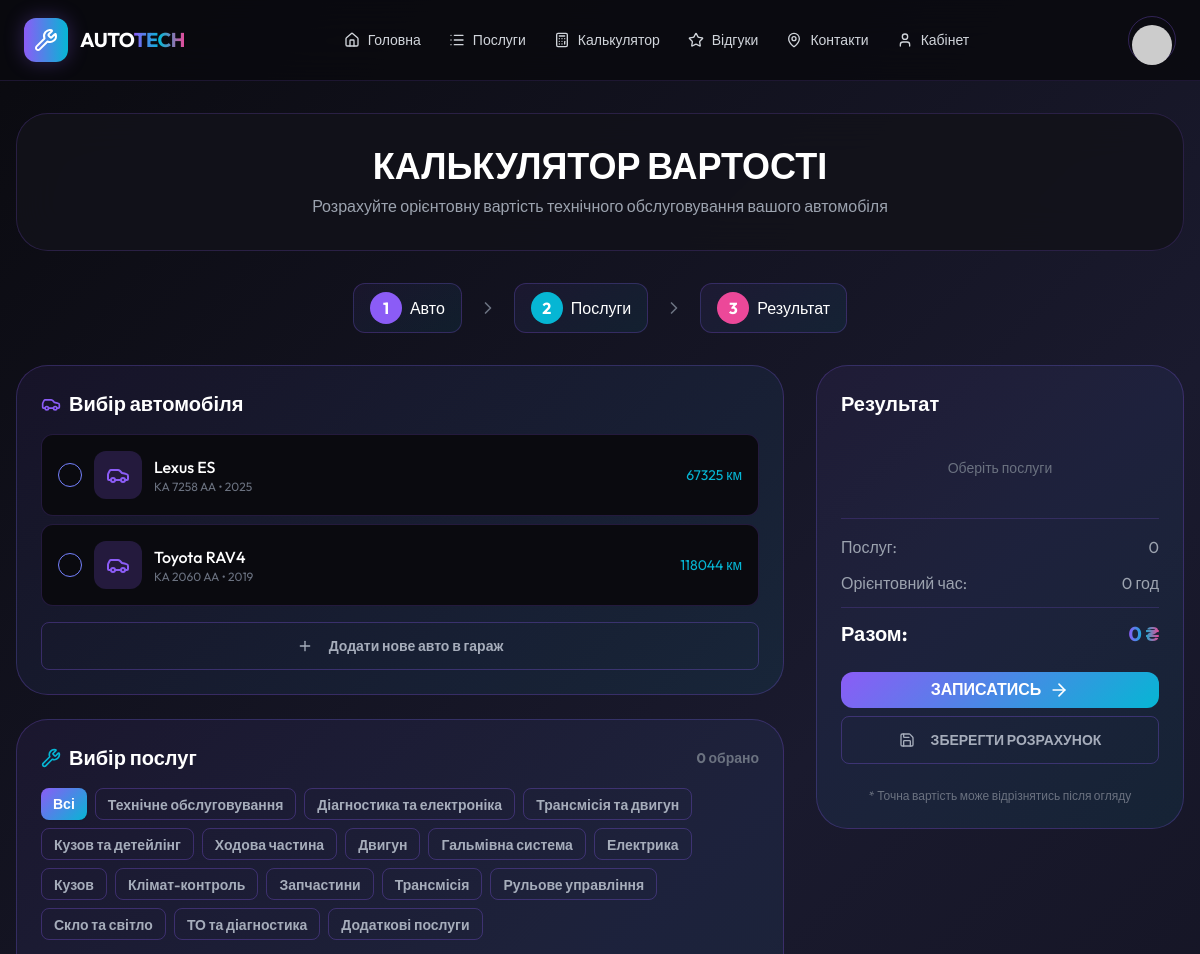
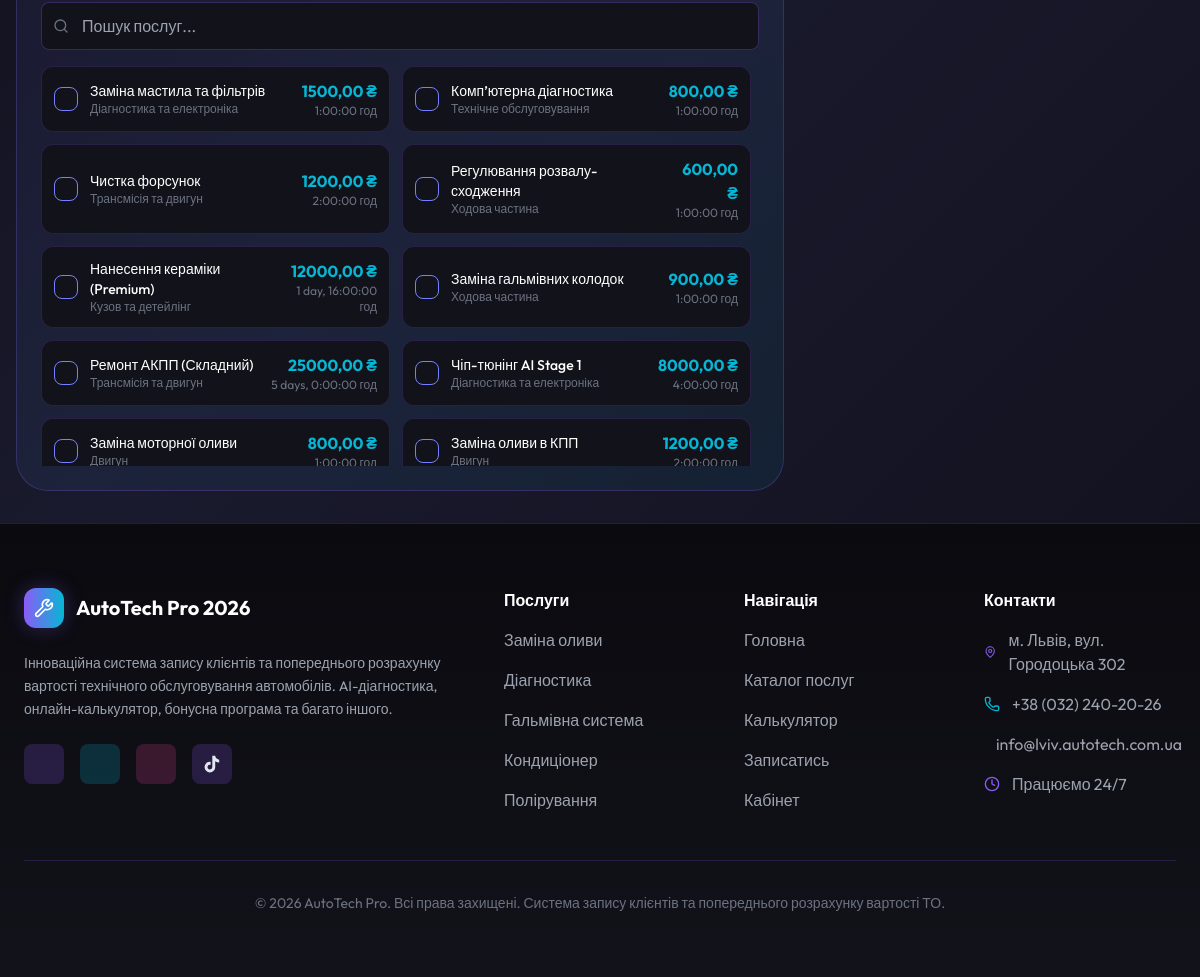
Page /calculator/ (signed in) on the committed database (2 pictures, top to bottom).
### cars/models.py (models this page shows, shortened)
class UserCar(models.Model):
    class FuelType(models.TextChoices):
        GASOLINE = "GASOLINE", _("Бензин")
        DIESEL = "DIESEL", _("Дизель")
        LPG = "LPG", _("Газ/Газ-бензин")
        ELECTRIC = "ELECTRIC", _("Електро")
        HYBRID = "HYBRID", _("Гібрид")
        CNG = "CNG", _("Метан")
    class EngineType(models.TextChoices):
        NATURAL = "NATURAL", _("Атмосферний")
        TURBO = "TURBO", _("Турбований")
        SUPERCHARGE = "SUPERCHARGE", _("Наддувний")
    class TechnicalCondition(models.TextChoices):
        EXCELLENT = "EXCELLENT", _("Відмінний")
        GOOD = "GOOD", _("Добрий")
        NEEDS_REPAIR = "NEEDS_REPAIR", _("Потребує ремонту")
        CRITICAL = "CRITICAL", _("Критичний")
    user = models.ForeignKey(
        settings.AUTH_USER_MODEL, on_delete=models.CASCADE, related_name="my_cars"
    )
    model = models.ForeignKey(CarModel, on_delete=models.PROTECT)
    vin = models.CharField(
        max_length=17, unique=True, blank=True, null=True, verbose_name=_("VIN-код")
    )
    license_plate = models.CharField(max_length=20, verbose_name=_("Держ. номер"))
    year = models.PositiveIntegerField(verbose_name=_("Рік випуску"))
    mileage = models.PositiveIntegerField(default=0, verbose_name=_("Пробіг (км)"))
    engine_type = models.CharField(
        max_length=20,
        choices=EngineType.choices,
        blank=True,
        null=True,
        verbose_name=_("Тип двигуна"),
    )
    engine_volume = models.DecimalField(
        max_digits=3, decimal_places=1, blank=True, null=True, verbose_name=_("Об'єм двигуна (л)")
    )
    fuel_type = models.CharField(
        max_length=20, choices=FuelType.choices, blank=True, null=True, verbose_name=_("Тип палива")
    )
    technical_condition = models.CharField(
        max_length=20,
        choices=TechnicalCondition.choices,
        default=TechnicalCondition.GOOD,
        verbose_name=_("Технічний стан"),
    )
    class Meta:
        verbose_name = _("Автомобіль користувача")
        verbose_name_plural = _("Автомобілі користувачів")

class CarModel(models.Model):
    brand = models.ForeignKey(CarBrand, on_delete=models.CASCADE, related_name="models")
    name = models.CharField(max_length=100, verbose_name=_("Модель"))
    year_start = models.PositiveIntegerField(default=2000)
    year_end = models.PositiveIntegerField(blank=True, null=True)
    def __str__(self):
        return f"{self.brand.name} {self.name}"
    class Meta:
        verbose_name = _("Модель авто")
        verbose_name_plural = _("Моделі авто")

class CarBrand(models.Model):
    name = models.CharField(max_length=100, unique=True, verbose_name=_("Марка"))
    logo = models.ImageField(upload_to="brands/", blank=True, null=True)
    class Meta:
        verbose_name = _("Марка авто")
        verbose_name_plural = _("Марки авто")

### services/models.py (models this page shows, shortened)
class ServiceCategory(models.Model):
    name = models.CharField(max_length=100, verbose_name=_("Категорія"))
    icon = models.CharField(max_length=50, blank=True, help_text="Lucide icon name")
    class Meta:
        verbose_name = _("Категорія послуг")
        verbose_name_plural = _("Категорії послуг")

class Service(models.Model):
    category = models.ForeignKey(ServiceCategory, on_delete=models.CASCADE, related_name="services")
    name = models.CharField(max_length=200, verbose_name=_("Назва послуги"))
    description = models.TextField(blank=True, verbose_name=_("Опис"))
    base_price = models.DecimalField(max_digits=10, decimal_places=2, verbose_name=_("Базова ціна"))
    estimated_time = models.DurationField(verbose_name=_("Орієнтовний час"))
    class Meta:
        verbose_name = _("Послуга")
        verbose_name_plural = _("Послуги")

### calculator/views.py (the view)
# urls.py: path("", views.CalculatorView.as_view(), name="index"),
class CalculatorView(TemplateView):
    template_name = "calculator/index.html"
    def get_context_data(self, **kwargs):
        context = super().get_context_data(**kwargs)
        context["brands"] = CarBrand.objects.all()
        context["services"] = Service.objects.all()
        context["categories"] = ServiceCategory.objects.all()
        if self.request.user.is_authenticated:
            context["cars"] = UserCar.objects.filter(user=self.request.user)
        return context

### templates/calculator/index.html (shortened to what this page needs)
{% extends 'base.html' %}
{% load static %}
{% block content %}
<div class="space-y-8">
    <div class="glass-panel rounded-[32px] p-8 text-center">
        <h1 class="text-4xl font-bold text-white mb-2">КАЛЬКУЛЯТОР ВАРТОСТІ</h1>
        <p class="text-gray-400">Розрахуйте орієнтовну вартість технічного обслуговування вашого автомобіля</p>
    </div>
    <div class="flex justify-center gap-4 flex-wrap">
        <div class="flex items-center gap-2 cyber-card px-4 py-2 rounded-xl step-indicator" data-step="1">
            <div class="w-8 h-8 rounded-full bg-cyber-purple flex items-center justify-center font-bold text-white step-num">1</div>
            <span class="text-white font-medium">Авто</span>
        </div>
        <div class="flex items-center gap-2">
            <i data-lucide="chevron-right" class="w-5 h-5 text-gray-500"></i>
        </div>
        <div class="flex items-center gap-2 cyber-card px-4 py-2 rounded-xl step-indicator" data-step="2">
            <div class="w-8 h-8 rounded-full bg-cyber-cyan flex items-center justify-center font-bold text-white step-num">2</div>
            <span class="text-white font-medium">Послуги</span>
        </div>
        <div class="flex items-center gap-2">
            <i data-lucide="chevron-right" class="w-5 h-5 text-gray-500"></i>
        </div>
        <div class="flex items-center gap-2 cyber-card px-4 py-2 rounded-xl step-indicator" data-step="3">
            <div class="w-8 h-8 rounded-full bg-cyber-pink flex items-center justify-center font-bold text-white step-num">3</div>
            <span class="text-white font-medium">Результат</span>
        </div>
    </div>
    <div class="grid grid-cols-1 lg:grid-cols-3 gap-8">
        <div class="lg:col-span-2 space-y-6">
            <div class="cyber-card p-6 rounded-[32px]">
                <h3 class="text-xl font-bold text-white mb-4 flex items-center gap-2">
                    <i data-lucide="car" class="w-5 h-5 text-cyber-purple"></i>
                    Вибір автомобіля
                </h3>
                {% if user.is_authenticated %}
                <div id="my-cars-form" class="space-y-4">
                    {% if cars %}
                    <div class="space-y-2">
                        {% for car in cars %}
                        <label class="car-select-item flex items-center gap-3 p-4 rounded-xl border border-cyber-purple/20 bg-cyber-dark cursor-pointer hover:bg-cyber-purple/10 transition" onclick="selectMyCar({{ car.id }}, '{{ car.model }}')">
                            <input type="radio" name="my_car" value="{{ car.id }}" class="radio radio-primary">
                            <div class="w-12 h-12 rounded-xl bg-cyber-purple/20 flex items-center justify-center">
                                <i data-lucide="car" class="w-6 h-6 text-cyber-purple"></i>
                            </div>
                            <div class="flex-1">
                                <div class="font-medium text-white">{{ car.model }}</div>
                                <div class="text-xs text-gray-500">{{ car.license_plate }} • {{ car.year }}</div>
                            </div>
                            <div class="text-cyber-cyan text-sm">{{ car.mileage }} км</div>
                        </label>
                        {% endfor %}
                    </div>
                    <button class="btn btn-outline border-cyber-purple/30 w-full" onclick="document.getElementById('add-car-modal').showModal()">
                        <i data-lucide="plus" class="w-4 h-4 mr-2"></i>Додати нове авто в гараж
                    </button>
                    {% endif %}
                </div>
                {% endif %}
            </div>
            <div class="cyber-card p-6 rounded-[32px]">
                <h3 class="text-xl font-bold text-white mb-4 flex items-center gap-2">
                    <i data-lucide="wrench" class="w-5 h-5 text-cyber-cyan"></i>
                    Вибір послуг
                    <span class="text-sm text-gray-500 ml-auto" id="selected-services-count">0 обрано</span>
                </h3>
                <div class="flex flex-wrap gap-2 mb-4">
                    <button class="btn btn-sm btn-cyber service-filter" onclick="filterServices('all')">Всі</button>
                    {% for cat in categories %}
                    <button class="btn btn-sm btn-outline border-cyber-purple/30 service-filter" onclick="filterServices('{{ cat.id }}')">{{ cat.name }}</button>
                    {% endfor %}
                </div>
                <div class="relative mb-4">
                    <input type="text" id="service-search" placeholder="Пошук послуг..." class="input input-bordered w-full bg-cyber-surface border-cyber-purple/30 pl-10" oninput="searchServices(this.value)">
                    <i data-lucide="search" class="w-4 h-4 absolute left-3 top-1/2 -translate-y-1/2 text-gray-500"></i>
                </div>
                <div class="grid grid-cols-1 md:grid-cols-2 gap-3 max-h-[400px] overflow-y-auto pr-2" id="services-list">
                    {% for service in services %}
                    <label class="service-item flex items-center gap-3 p-3 rounded-xl border border-cyber-purple/20 bg-cyber-surface cursor-pointer hover:bg-cyber-purple/10 transition" data-category="{{ service.category.id }}" data-name="{{ service.name|lower }}">
                        <input type="checkbox" name="services" value="{{ service.id }}" class="checkbox checkbox-primary" data-price="{{ service.base_price }}" data-time="{{ service.estimated_time|default:1 }}" onchange="updateTotal(); updateSelectedCount();">
                        <div class="flex-grow">
                            <div class="text-sm font-medium text-white">{{ service.name }}</div>
                            <div class="text-xs text-gray-500">{{ service.category.name }}</div>
                        </div>
                        <div class="text-right">
                            <div class="text-cyber-cyan font-bold">{{ service.base_price }} ₴</div>
                            <div class="text-xs text-gray-500">{{ service.estimated_time|default:1 }} год</div>
                        </div>
                    </label>
                    {% endfor %}
                </div>
            </div>
        </div>
        <div class="lg:col-span-1">
            <div class="cyber-card p-6 rounded-[32px] sticky top-24 space-y-6">
                <h3 class="text-xl font-bold text-white">Результат</h3>
                <div id="selected-services-list" class="space-y-2 max-h-40 overflow-y-auto">
                    <div class="text-sm text-gray-500 text-center py-4">Оберіть послуги</div>
                </div>
                <div class="border-t border-cyber-purple/20 pt-4 space-y-3">
                    <div class="flex justify-between text-gray-400">
                        <span>Послуг:</span>
                        <span id="services-count">0</span>
                    </div>
                    <div class="flex justify-between text-gray-400">
                        <span>Орієнтовний час:</span>
                        <span id="total-time">0 год</span>
                    </div>
                    <div class="border-t border-cyber-purple/20 pt-3">
                        <div class="flex justify-between text-xl font-bold">
                            <span class="text-white">Разом:</span>
                            <span class="gradient-text" id="total-price">0 ₴</span>
                        </div>
                    </div>
                </div>
                <div class="space-y-2">
                    <a href="{% url 'bookings:create' %}" class="btn-cyber w-full py-3 rounded-xl flex items-center justify-center gap-2">
                        <span>ЗАПИСАТИСЬ</span>
                        <i data-lucide="arrow-right" class="w-5 h-5"></i>
                    </a>
                    <button onclick="saveCalculation()" class="btn btn-outline border-cyber-purple/30 w-full">
                        <i data-lucide="save" class="w-4 h-4 mr-2"></i>ЗБЕРЕГТИ РОЗРАХУНОК
                    </button>
                </div>
                <p class="text-xs text-gray-500 text-center">
                    * Точна вартість може відрізнятись після огляду
                </p>
            </div>
        </div>
    </div>
</div>
{% endblock %}

### templates/base.html (style rules this page uses)
:root { --cyber-purple: #8b5cf6; --cyber-cyan: #06b6d4; --cyber-pink: #ec4899; }
body { background: linear-gradient(135deg, #0a0a0f 0%, #1a1a2e 50%, #0f0f1a 100%); min-height: 100vh; color: #e2e8f0; font-family: 'Outfit', sans-serif; }
.glass-panel { background: rgba(18, 18, 26, 0.9); backdrop-filter: blur(20px); border: 1px solid rgba(139, 92, 246, 0.2); }
.cyber-card { background: linear-gradient(145deg, rgba(139, 92, 246, 0.08) 0%, rgba(6, 182, 212, 0.08) 100%); border: 1px solid rgba(139, 92, 246, 0.25); transition: all 0.3s ease; }
.btn-cyber { background: linear-gradient(135deg, var(--cyber-purple) 0%, var(--cyber-cyan) 100%); color: white; border: none; font-weight: 600; }
.gradient-text { background: linear-gradient(90deg, #8b5cf6 0%, #06b6d4 50%, #ec4899 100%); -webkit-background-clip: text; -webkit-text-fill-color: transparent; background-clip: text; }
.btn-cyber, .btn, .btn-outline { display: inline-flex !important; align-items: center !important; justify-content: center !important; text-align: center !important; line-height: 1.2 !important; vertical-align: middle !important; }
.btn-cyber span, .btn span, a.btn span, a.btn-cyber span { display: inline-block; text-align: center; line-height: 1.2 !important; vertical-align: middle !important; }
.btn-cyber, .btn { padding-top: 0.5rem !important; padding-bottom: 0.5rem !important; }

### rows in the picture
UserCar: model "Lexus ES", license_plate "KA 7258 AA", year "2025", mileage "67325"
UserCar: model "Toyota RAV4", license_plate "KA 2060 AA", year "2019", mileage "118044"
ServiceCategory: name "Технічне обслуговування"
ServiceCategory: name "Діагностика та електроніка"
ServiceCategory: name "Трансмісія та двигун"
ServiceCategory: name "Кузов та детейлінг"
ServiceCategory: name "Ходова частина"
ServiceCategory: name "Двигун"
ServiceCategory: name "Гальмівна система"
ServiceCategory: name "Електрика"
ServiceCategory: name "Кузов"
ServiceCategory: name "Клімат-контроль"
ServiceCategory: name "Запчастини"
ServiceCategory: name "Трансмісія"
ServiceCategory: name "Рульове управління"
ServiceCategory: name "Скло та світло"
ServiceCategory: name "ТО та діагностика"
ServiceCategory: name "Додаткові послуги"
Service: name "Заміна мастила та фільтрів", category.name "Діагностика та електроніка", base_price "1500,00", estimated_time "1:00:00"
Service: name "Комп’ютерна діагностика", category.name "Технічне обслуговування", base_price "800,00", estimated_time "1:00:00"
Service: name "Чистка форсунок", category.name "Трансмісія та двигун", base_price "1200,00", estimated_time "2:00:00"
Service: name "Регулювання розвалу-сходження", category.name "Ходова частина", base_price "600,00", estimated_time "1:00:00"
Service: name "Нанесення кераміки (Premium)", category.name "Кузов та детейлінг", base_price "12000,00", estimated_time "1 day, 16:00:00"
Service: name "Заміна гальмівних колодок", category.name "Ходова частина", base_price "900,00", estimated_time "1:00:00"
Service: name "Ремонт АКПП (Складний)", category.name "Трансмісія та двигун", base_price "25000,00", estimated_time "5 days, 0:00:00"
Service: name "Чіп-тюнінг AI Stage 1", category.name "Діагностика та електроніка", base_price "8000,00", estimated_time "4:00:00"
Service: name "Заміна моторної оливи", category.name "Двигун", base_price "800,00", estimated_time "1:00:00"
Service: name "Заміна оливи в КПП", category.name "Двигун", base_price "1200,00", estimated_time "2:00:00"
